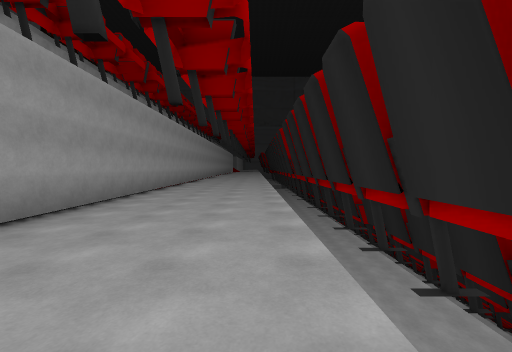
View 1 (above)

18 first-person views from a walk through a 3-D level made in the Unity game engine. The camera is 1.4 m above the floor, tilts 2° down and sees 90° across. The floor is counted in squares, 2 m on a side. Each view is taken from the middle of a square. On the plan, view 1 faces up. The plan holds only what a view shows up to about 9 squares ahead; the rest is blank. The place goes on beyond the plan. The player is left out. Some surface patterns are stand-ins.

View 2
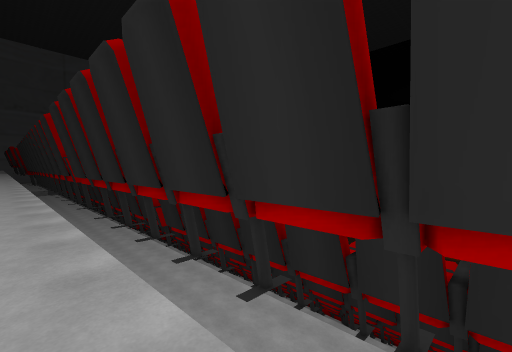

View 3
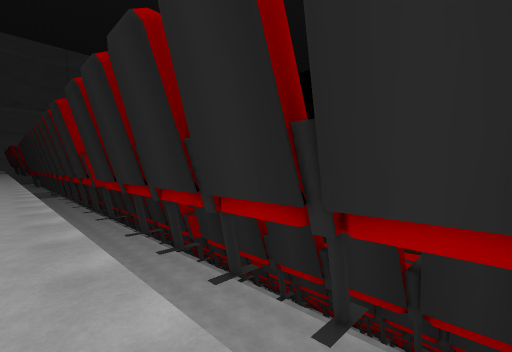

View 4
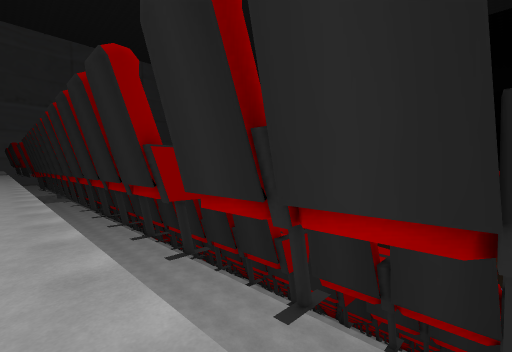

View 5
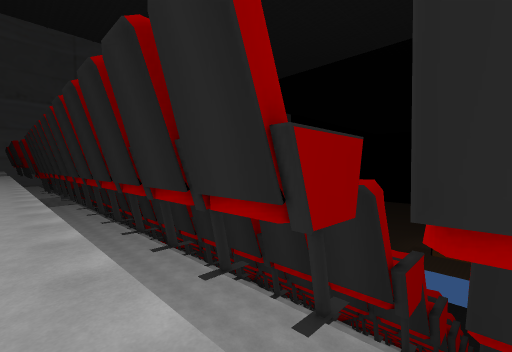

View 6
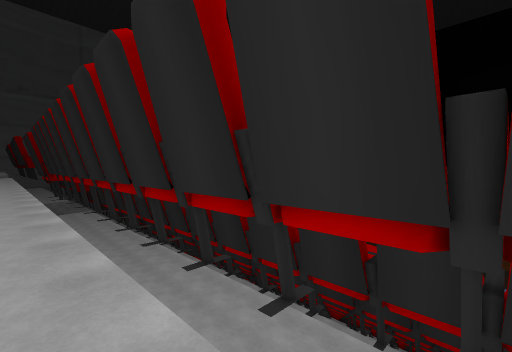

View 7
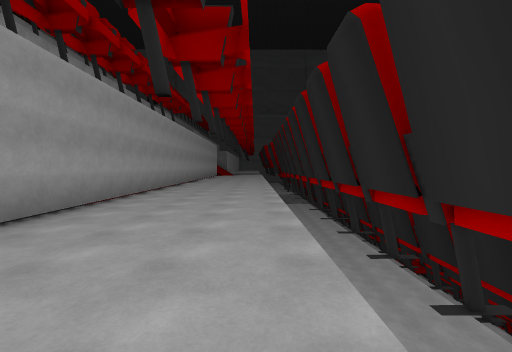

View 8
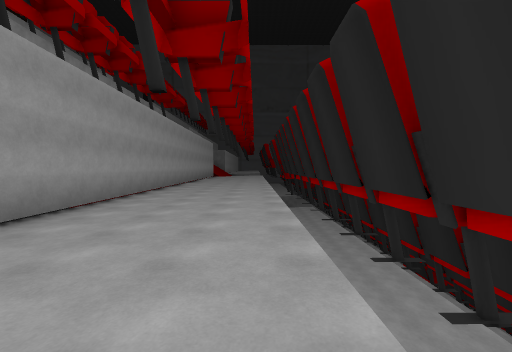

View 9
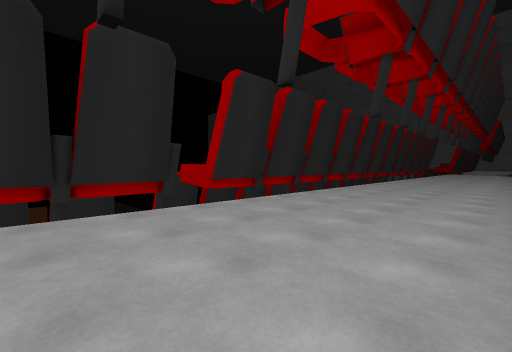

View 10
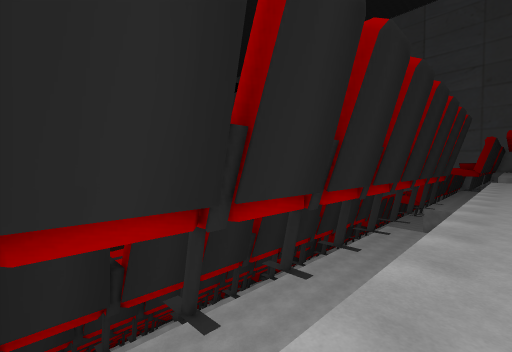

View 11
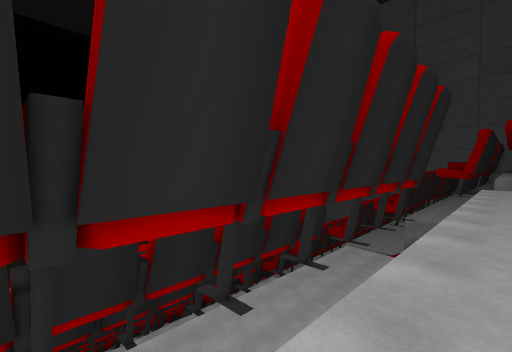

View 12
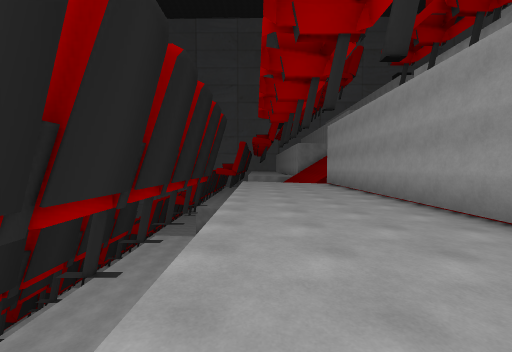

View 13
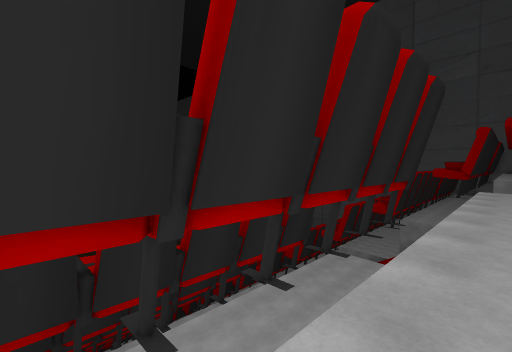

View 14
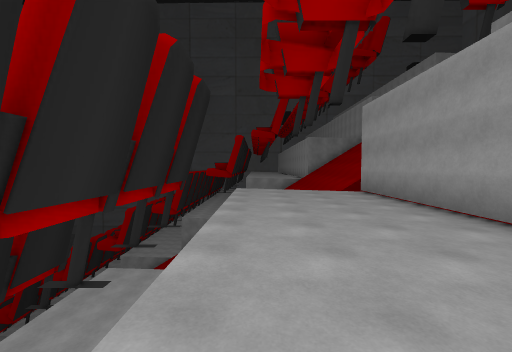

View 15
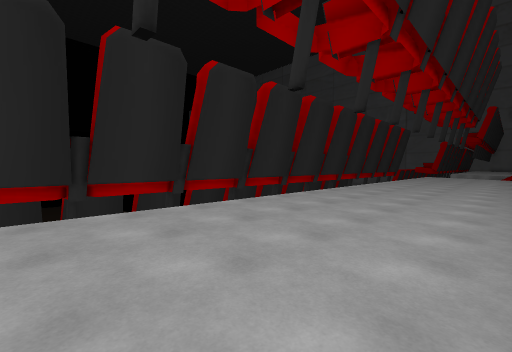

View 16
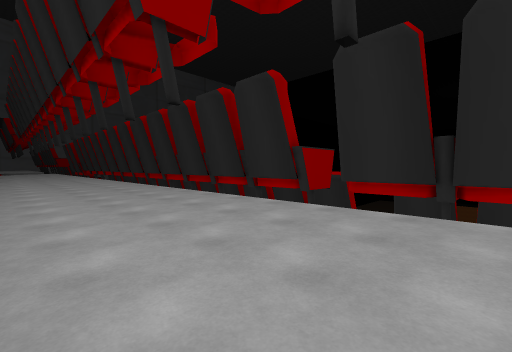

View 17
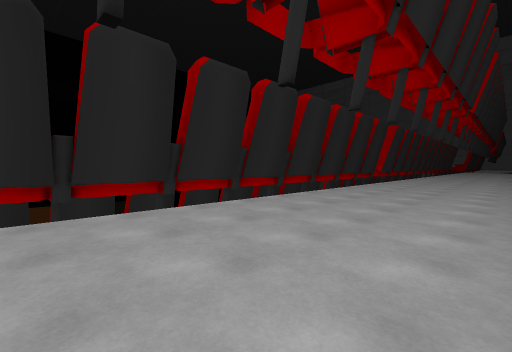

View 18
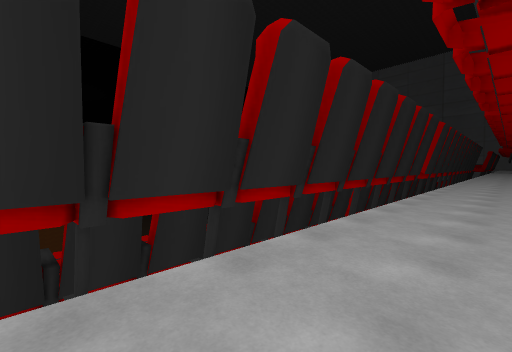

### Floor plan
Key: @ floor where view 1 was taken; # wall or solid block; . main floor; - floor 0.25 m lower than the main floor; _ floor 5.25 m lower than the main floor; < floor 5.5 m lower than the main floor; v drop or lower ground; O other object.
Columns run from 8 left of view 1 to 7 right of it. Each row starts with its distance up from view 1.
 27      -...< __v#
 26      -...< __vO
 25      -...< __vO
 24      -...< __v#
 23      -...< __vO
 22      -...< __v#
 21      -...< __vO
 20      -...< __v#
 19      -...< __vO
 18      -...< __v##
 17      -...< __vO#
 16      -...< __v##
 15      -...< __vO
 14      -...< __vO
 13      -...< __vOO
 12      -...< __v#
 11      -...< __vO
 10      -...< __v##
  9      -...< __vO#
  8      -...< __v##
  7      -...< __vO
  6      -...< __v#
  5      -...< __vO
  4      -...< __vO
  3      -...<  _v#
  2      -...< __vO
  1      -...< __v#
  0      -..@< __vO
 -1      -...< __v#
 -2      -...< __vO
 -3      -...< __v#
 -4      -...< __vO
 -5      -...< __v#
 -6      -...< __vO
 -7      -...< __vO
 -8      -...< __v#
 -9      -...< __vO
-10      -...< __vO
-11 vv   v

Positions as (right, up) in squares from view 1, and headings:
1: (0, 0), facing up
2: (0, 1), facing up-right
3: (0, 4), facing up-right
4: (0, 9), facing up-right
5: (0, 12), facing up-right
6: (0, 17), facing up-right
7: (0, 16), facing up
8: (0, 18), facing up
9: (-3, 16), facing down-right
10: (0, 5), facing down-right
11: (0, 0), facing down-right
12: (0, 2), facing down
13: (0, -1), facing down-right
14: (0, -2), facing down
15: (-3, 8), facing down-right
16: (-3, 10), facing up-right
17: (-3, 27), facing down-right
18: (-1, 27), facing down-right
